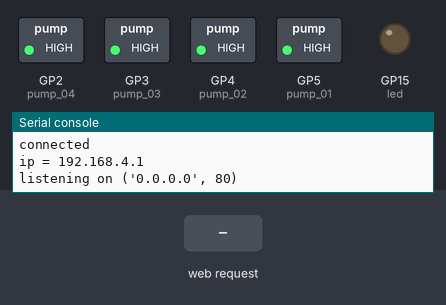
The program below on a simulated Raspberry Pi Pico running MicroPython. On the bench: switched loads named in the program (green lamp = pin HIGH), output pins drawn as LEDs (lit = HIGH), the last lines printed to the serial console. Inputs (shaded band) come from the test bench. The board's own WiFi access point starts at once.

Above: at 1.2 s.
1.3 s: HTTP request GET /light/on received
At 2.5 s:
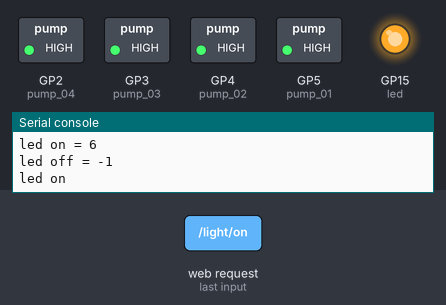
2.8 s: HTTP request GET /light/off received
At 3.6 s:
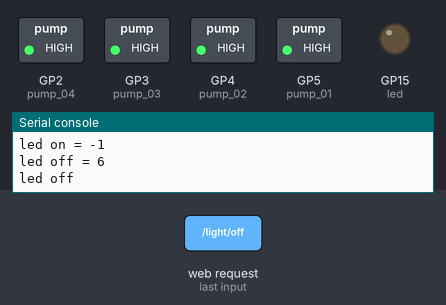
Timing chart, 0 to 5.8 s (numbered marks = the images above; inputs shaded):
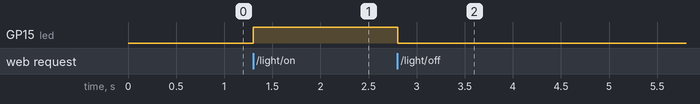

The program:

picoW_main.py
```python
import network
import socket
import time

from machine import Pin

led = Pin(15, Pin.OUT)

#SSID = 'WiFimodem-7D90'
SSID = 'plant-feeder'
PWD = 'zwy3uznxkd'

wlan = network.WLAN(network.AP_IF)
wlan.config(essid=SSID, password=PWD)
wlan.active(True)

pump_01 = Pin(5, Pin.OUT)
pump_02 = Pin(4, Pin.OUT)
pump_03 = Pin(3, Pin.OUT)
pump_04 = Pin(2, Pin.OUT)
pump_01.value(1)
pump_02.value(1)
pump_03.value(1)
pump_04.value(1)

html = """<!DOCTYPE html>
<html>
    <head> <title>Pico W</title> </head>
    <body> <h1>Pico W</h1>
        <p>%s</p>
    </body>
</html>
"""

max_wait = 10
while max_wait > 0:
    if wlan.status() < 0 or wlan.status() >= 3:
        break
    max_wait -= 1
    print('waiting for connection...')
    time.sleep(1)

if wlan.status() != 3:
    raise RuntimeError('network connection failed')
else:
    print('connected')
    status = wlan.ifconfig()
    print( 'ip = ' + status[0] )

addr = socket.getaddrinfo('0.0.0.0', 80)[0][-1]

s = socket.socket()
s.bind(addr)
s.listen(1)

print('listening on', addr)

# Listen for connections
while True:
    try:
        cl, addr = s.accept()
        print('client connected from', addr)
        request = cl.recv(1024)
        print(request)

        request = str(request)
        led_on = request.find('/light/on')
        led_off = request.find('/light/off')
        print( 'led on = ' + str(led_on))
        print( 'led off = ' + str(led_off))

        if led_on == 6:
            print("led on")
            led.value(1)
            stateis = "LED is ON"

        if led_off == 6:
            print("led off")
            led.value(0)
            stateis = "LED is OFF"

        response = html % stateis

        cl.send('HTTP/1.0 200 OK\r\nContent-type: text/html\r\n\r\n')
        cl.send(response)
        cl.close()

    except OSError as e:
        cl.close()
        print('connection closed')
```

Measured:
- after the input at 1.3 s, GP15 (led): LOW → HIGH at once
- after the input at 2.8 s, GP15 (led): HIGH → LOW at once
